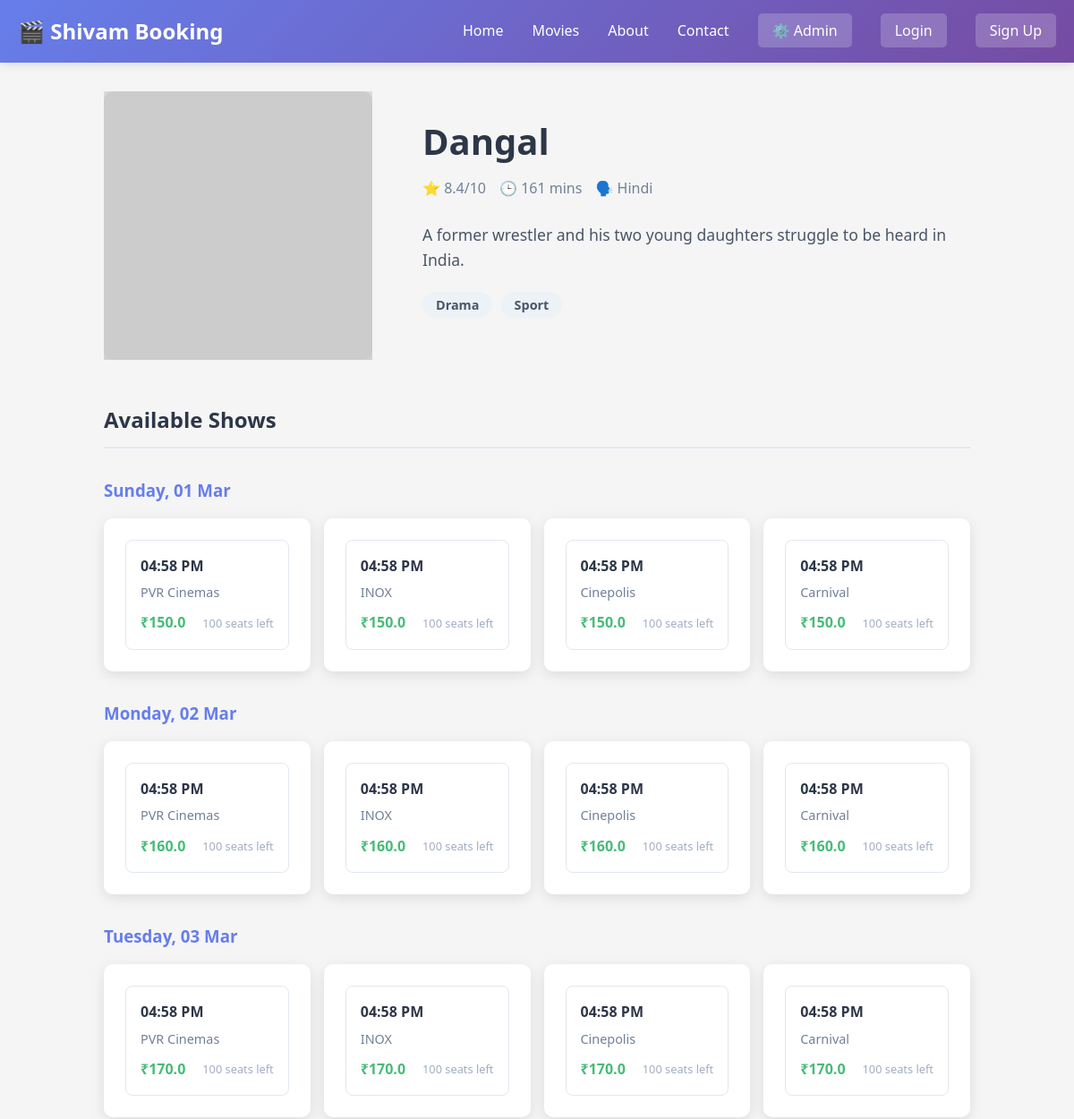
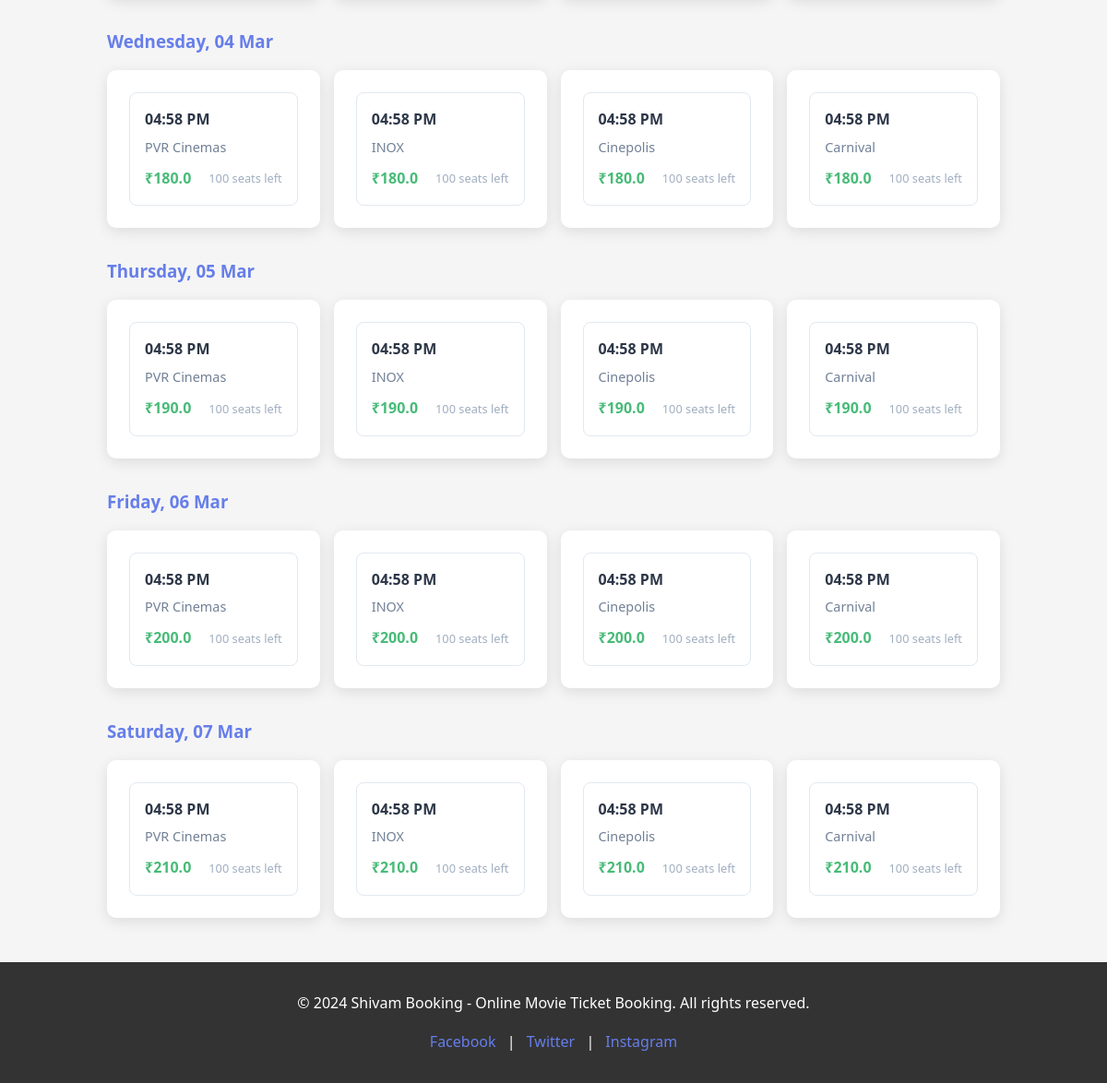
Page /movie/3 on the committed database (2 pictures, top to bottom).
### tables this page shows
CREATE TABLE movies (
                id INTEGER PRIMARY KEY AUTOINCREMENT,
                title TEXT NOT NULL,
                description TEXT,
                genre TEXT,
                rating REAL,
                duration INTEGER,
                language TEXT,
                poster_url TEXT,
                status TEXT DEFAULT 'active',
                created_at TIMESTAMP DEFAULT CURRENT_TIMESTAMP
            );

CREATE TABLE shows (
                id INTEGER PRIMARY KEY AUTOINCREMENT,
                movie_id INTEGER NOT NULL,
                theater_name TEXT NOT NULL,
                show_time TIMESTAMP NOT NULL,
                price REAL NOT NULL,
                total_seats INTEGER DEFAULT 100,
                available_seats INTEGER DEFAULT 100,
                FOREIGN KEY(movie_id) REFERENCES movies(id)
            );

### app/routes.py (the view)
@movie_bp.route('/movie/<int:movie_id>')
def movie_detail(movie_id):
    movie = Movie.get_movie_by_id(movie_id)
    shows = Show.get_shows_by_movie(movie_id)
    if not movie:
        return "Movie not found", 404
    shows_by_date = {}
    for show in shows:
        try:
            dt = datetime.fromisoformat(show[3])
            date_key = dt.strftime('%Y-%m-%d')
            if date_key not in shows_by_date:
                shows_by_date[date_key] = []
            shows_by_date[date_key].append({
                'id': show[0],
                'theater': show[2],
                'time': dt.strftime('%I:%M %p'),
                'price': show[4],
                'available_seats': show[6]
            })
        except ValueError:
            continue
    formatted_shows = []
    for date_key in sorted(shows_by_date.keys()):
        dt = datetime.strptime(date_key, '%Y-%m-%d')
        formatted_shows.append({
            'date_display': dt.strftime('%A, %d %b'),
            'shows': shows_by_date[date_key]
        })
    return render_template('movie_detail.html', movie=movie, formatted_shows=formatted_shows,
                         is_logged_in='user_id' in session, username=session.get('username'))

### app/models.py (called while the page is built)
    @staticmethod
    def get_movie_by_id(movie_id):
        conn = sqlite3.connect(DATABASE, timeout=30)
        try:
            cursor = conn.cursor()
            cursor.execute('SELECT * FROM movies WHERE id = ?', (movie_id,))
            return cursor.fetchone()
        finally:
            conn.close()

    @staticmethod
    def get_shows_by_movie(movie_id):
        conn = sqlite3.connect(DATABASE, timeout=30)
        try:
            cursor = conn.cursor()
            cursor.execute('SELECT * FROM shows WHERE movie_id = ? AND show_time > ?', (movie_id, datetime.now()))
            return cursor.fetchall()
        finally:
            conn.close()

### templates/movie_detail.html (shortened to what this page needs)
{% extends 'base.html' %}  {% block content %}
<div
  class="movie-detail-container"
  style="max-width: 1000px; margin: 2rem auto; padding: 0 1rem"
>
  <div
    class="movie-header"
    style="display: flex; gap: 2rem; margin-bottom: 3rem; flex-wrap: wrap"
  >
    <div class="movie-poster" style="flex: 0 0 300px">
      <img
        src="{{ movie[7] }}"
        alt="{{ movie[1] }}"
        style="
          width: 100%;
          border-radius: 10px;
          box-shadow: 0 10px 20px rgba(0, 0, 0, 0.1);
        "
      />
    </div>
    <div class="movie-info" style="flex: 1">
      <h1 style="font-size: 2.5rem; margin-bottom: 0.5rem; color: #2d3748">
        {{ movie[1] }}
      </h1>
      <div
        class="meta"
        style="display: flex; gap: 15px; margin-bottom: 1.5rem; color: #718096"
      >
        <span>⭐ {{ movie[4] }}/10</span>
        <span>🕒 {{ movie[5] }} mins</span>
        <span>🗣️ {{ movie[6] }}</span>
      </div>
      <p
        style="
          font-size: 1.1rem;
          line-height: 1.6;
          color: #4a5568;
          margin-bottom: 1.5rem;
        "
      >
        {{ movie[2] }}
      </p>
      <div class="genre">
        {% for g in movie[3].split(',') %}
        <span
          style="
            background: #edf2f7;
            padding: 5px 15px;
            border-radius: 20px;
            font-size: 0.9rem;
            color: #4a5568;
            margin-right: 5px;
          "
          >{{ g }}</span
        >
        {% endfor %}
      </div>
    </div>
  </div>
  <div class="shows-section">
    <h2
      style="
        border-bottom: 2px solid #e2e8f0;
        padding-bottom: 10px;
        margin-bottom: 2rem;
        color: #2d3748;
      "
    >
      Available Shows
    </h2>
    {% if formatted_shows %}
    <div class="dates-list">
      {% for date_group in formatted_shows %}
      <div class="date-group" style="margin-bottom: 2rem">
        <h3 style="color: #667eea; margin-bottom: 1rem">
          {{ date_group.date_display }}
        </h3>
        <div
          class="shows-grid"
          style="
            display: grid;
            grid-template-columns: repeat(auto-fill, minmax(200px, 1fr));
            gap: 15px;
          "
        >
          {% for show in date_group.shows %}
          <a
            href="{{ url_for('booking.book_seats', show_id=show.id) }}"
            class="show-card"
            style="text-decoration: none; color: inherit"
          >
            <div
              style="
                border: 1px solid #e2e8f0;
                border-radius: 8px;
                padding: 1rem;
                transition: all 0.2s;
                background: white;
                hover: {
                  transform: translateY(-2px);
                  box-shadow: 0 4px 6px rgba(0, 0, 0, 0.1);
                }
              "
            >
              <div
                style="font-weight: bold; color: #2d3748; margin-bottom: 5px"
              >
                {{ show.time }}
              </div>
              <div
                style="font-size: 0.9rem; color: #718096; margin-bottom: 5px"
              >
                {{ show.theater }}
              </div>
              <div
                style="
                  display: flex;
                  justify-content: space-between;
                  align-items: center;
                  margin-top: 10px;
                "
              >
                <span style="color: #48bb78; font-weight: bold"
                  >₹{{ show.price }}</span
                >
                <span style="font-size: 0.8rem; color: #a0aec0"
                  >{{ show.available_seats }} seats left</span
                >
              </div>
            </div>
          </a>
          {% endfor %}
        </div>
      </div>
      {% endfor %}
    </div>
    {% endif %}
  </div>
</div>
{% endblock %}

### static/css/style.css (style rules this page uses)
* { margin: 0; padding: 0; box-sizing: border-box; }
body { font-family: 'Segoe UI', Tahoma, Geneva, Verdana, sans-serif; background-color: #f5f5f5; color: #333; line-height: 1.6; }
.movie-poster { width: 100%; height: 300px; overflow: hidden; background: #ddd; }
.movie-poster img { width: 100%; height: 100%; object-fit: cover; }
.movie-info { padding: 1.5rem; }
.genre { color: #667eea; font-weight: bold; margin: 0.5rem 0; }
.show-card { background: white; padding: 1.5rem; border-radius: 10px; box-shadow: 0 4px 15px rgba(0,0,0,0.1); display: flex; flex-direction: column; justify-content: space-between; }

### rows in the picture
movies: title "Dangal", rating "8.4", duration "161", language "Hindi", description "A former wrestler and his two young daughters struggle to be heard in India."
shows: time "04:58 PM", theater "PVR Cinemas", price "150.0", available_seats "100"
shows: time "04:58 PM", theater "INOX", price "150.0", available_seats "100"
shows: time "04:58 PM", theater "Cinepolis", price "150.0", available_seats "100"
shows: time "04:58 PM", theater "Carnival", price "150.0", available_seats "100"
shows: time "04:58 PM", theater "PVR Cinemas", price "160.0", available_seats "100"
shows: time "04:58 PM", theater "INOX", price "160.0", available_seats "100"
shows: time "04:58 PM", theater "Cinepolis", price "160.0", available_seats "100"
shows: time "04:58 PM", theater "Carnival", price "160.0", available_seats "100"
shows: time "04:58 PM", theater "PVR Cinemas", price "170.0", available_seats "100"
shows: time "04:58 PM", theater "INOX", price "170.0", available_seats "100"
shows: time "04:58 PM", theater "Cinepolis", price "170.0", available_seats "100"
shows: time "04:58 PM", theater "Carnival", price "170.0", available_seats "100"
shows: time "04:58 PM", theater "PVR Cinemas", price "180.0", available_seats "100"
shows: time "04:58 PM", theater "INOX", price "180.0", available_seats "100"
shows: time "04:58 PM", theater "Cinepolis", price "180.0", available_seats "100"
shows: time "04:58 PM", theater "Carnival", price "180.0", available_seats "100"
shows: time "04:58 PM", theater "PVR Cinemas", price "190.0", available_seats "100"
shows: time "04:58 PM", theater "INOX", price "190.0", available_seats "100"
shows: time "04:58 PM", theater "Cinepolis", price "190.0", available_seats "100"
shows: time "04:58 PM", theater "Carnival", price "190.0", available_seats "100"
shows: time "04:58 PM", theater "PVR Cinemas", price "200.0", available_seats "100"
shows: time "04:58 PM", theater "INOX", price "200.0", available_seats "100"
shows: time "04:58 PM", theater "Cinepolis", price "200.0", available_seats "100"
shows: time "04:58 PM", theater "Carnival", price "200.0", available_seats "100"
shows: time "04:58 PM", theater "PVR Cinemas", price "210.0", available_seats "100"
shows: time "04:58 PM", theater "INOX", price "210.0", available_seats "100"
shows: time "04:58 PM", theater "Cinepolis", price "210.0", available_seats "100"
shows: time "04:58 PM", theater "Carnival", price "210.0", available_seats "100"

### other values in the picture
{{ g }} "Drama" "Sport"
{{ date_group.date_display }} "Sunday, 01 Mar" "Monday, 02 Mar" "Tuesday, 03 Mar" "Wednesday, 04 Mar" "Thursday, 05 Mar" "Friday, 06 Mar" "Saturday, 07 Mar"
